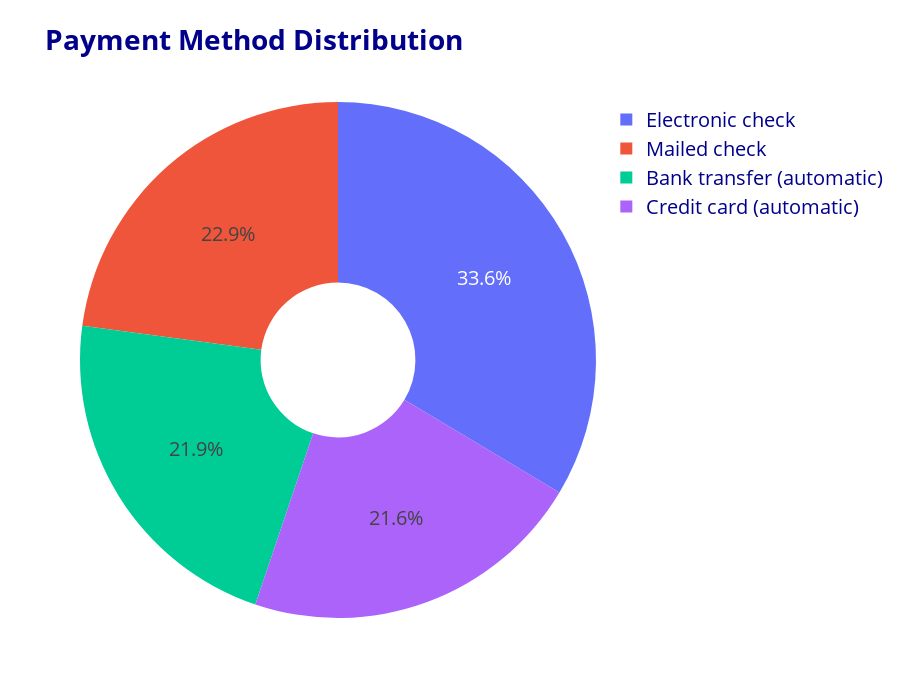

The cell this chart's notebook holds for it:
### Markdown cell above
#### Payment Method Distribution Using Plotly

### Code cell
import plotly.express as px
import plotly.graph_objects as go

label = df['PaymentMethod'].unique()
size = df['PaymentMethod'].value_counts()

fig = go.Figure(data=[go.Pie(labels= label, values= size, hole= .3)])
fig.update_layout(title={'text': '<b>Payment Method Distribution</b>'}, font = {'size': 20, 'color': 'darkblue'}, width=900, height=700)
fig.show()

### Figure 1 — Plotly figure (JSON) as saved in the notebook; plotly's stock layout.template omitted (floating-point values rounded to 4 significant figures)
{"data": [{"hole": 0.3, "labels": ["Electronic check", "Mailed check", "Bank transfer (automatic)", "Credit card (automatic)"], "type": "pie", "values": [2365, 1612, 1544, 1522]}], "layout": {"font": {"color": "darkblue", "size": 20}, "height": 700, "title": {"text": "<b>Payment Method Distribution</b>"}, "width": 900}}
